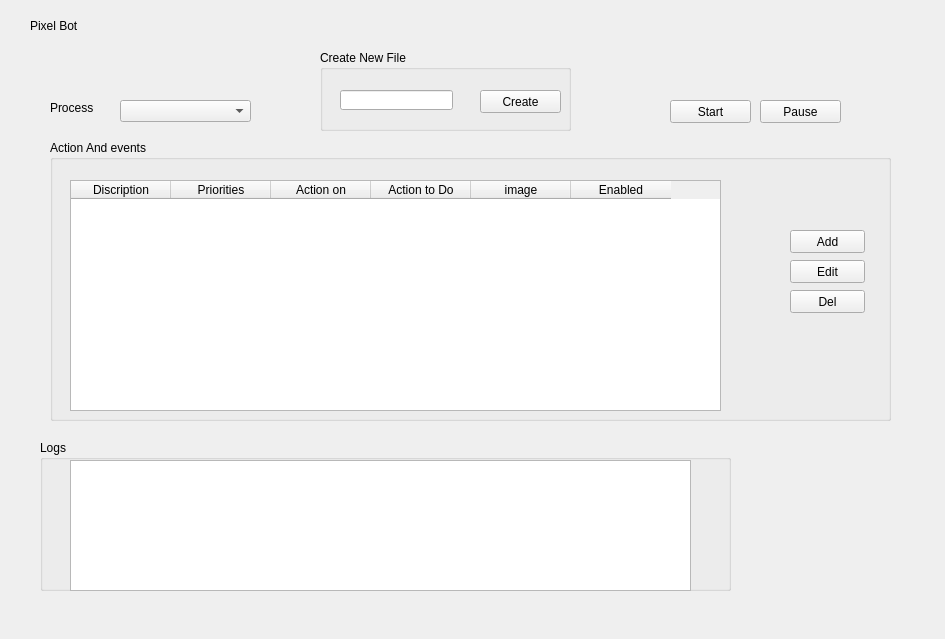
<?xml version="1.0" encoding="UTF-8"?>
<ui version="4.0">
 <class>Form</class>
 <widget class="QWidget" name="Form">
  <property name="geometry">
   <rect>
    <x>0</x>
    <y>0</y>
    <width>945</width>
    <height>639</height>
   </rect>
  </property>
  <property name="windowTitle">
   <string>Form</string>
  </property>
  <widget class="QComboBox" name="fileList">
   <property name="geometry">
    <rect>
     <x>120</x>
     <y>100</y>
     <width>131</width>
     <height>22</height>
    </rect>
   </property>
  </widget>
  <widget class="QLabel" name="label">
   <property name="geometry">
    <rect>
     <x>50</x>
     <y>100</y>
     <width>51</width>
     <height>16</height>
    </rect>
   </property>
   <property name="text">
    <string>Process</string>
   </property>
  </widget>
  <widget class="QPushButton" name="startButton">
   <property name="geometry">
    <rect>
     <x>670</x>
     <y>100</y>
     <width>81</width>
     <height>23</height>
    </rect>
   </property>
   <property name="text">
    <string>Start</string>
   </property>
  </widget>
  <widget class="QGroupBox" name="groupBox">
   <property name="geometry">
    <rect>
     <x>50</x>
     <y>140</y>
     <width>841</width>
     <height>281</height>
    </rect>
   </property>
   <property name="title">
    <string>Action And events</string>
   </property>
   <widget class="QTableWidget" name="detailTable">
    <property name="geometry">
     <rect>
      <x>20</x>
      <y>40</y>
      <width>651</width>
      <height>231</height>
     </rect>
    </property>
    <column>
     <property name="text">
      <string>Discription</string>
     </property>
    </column>
    <column>
     <property name="text">
      <string>Priorities</string>
     </property>
    </column>
    <column>
     <property name="text">
      <string>Action on</string>
     </property>
    </column>
    <column>
     <property name="text">
      <string>Action to Do</string>
     </property>
    </column>
    <column>
     <property name="text">
      <string>image</string>
     </property>
    </column>
    <column>
     <property name="text">
      <string>Enabled</string>
     </property>
    </column>
   </widget>
   <widget class="QPushButton" name="deleteButton">
    <property name="geometry">
     <rect>
      <x>740</x>
      <y>150</y>
      <width>75</width>
      <height>23</height>
     </rect>
    </property>
    <property name="text">
     <string>Del</string>
    </property>
   </widget>
   <widget class="QPushButton" name="editButton">
    <property name="geometry">
     <rect>
      <x>740</x>
      <y>120</y>
      <width>75</width>
      <height>23</height>
     </rect>
    </property>
    <property name="text">
     <string>Edit</string>
    </property>
   </widget>
   <widget class="QPushButton" name="addButton">
    <property name="geometry">
     <rect>
      <x>740</x>
      <y>90</y>
      <width>75</width>
      <height>23</height>
     </rect>
    </property>
    <property name="text">
     <string>Add</string>
    </property>
   </widget>
  </widget>
  <widget class="QLabel" name="label_2">
   <property name="geometry">
    <rect>
     <x>30</x>
     <y>10</y>
     <width>181</width>
     <height>31</height>
    </rect>
   </property>
   <property name="styleSheet">
    <string notr="true">font: 75 18pt &quot;Segoe UI&quot;;
</string>
   </property>
   <property name="text">
    <string>Pixel Bot</string>
   </property>
  </widget>
  <widget class="QGroupBox" name="groupBox_2">
   <property name="geometry">
    <rect>
     <x>40</x>
     <y>440</y>
     <width>691</width>
     <height>151</height>
    </rect>
   </property>
   <property name="title">
    <string>Logs</string>
   </property>
   <widget class="QTextEdit" name="logs">
    <property name="geometry">
     <rect>
      <x>30</x>
      <y>20</y>
      <width>621</width>
      <height>131</height>
     </rect>
    </property>
   </widget>
  </widget>
  <widget class="QLabel" name="label_3">
   <property name="geometry">
    <rect>
     <x>260</x>
     <y>100</y>
     <width>47</width>
     <height>13</height>
    </rect>
   </property>
   <property name="text">
    <string/>
   </property>
  </widget>
  <widget class="QGroupBox" name="groupBox_3">
   <property name="geometry">
    <rect>
     <x>320</x>
     <y>50</y>
     <width>251</width>
     <height>81</height>
    </rect>
   </property>
   <property name="title">
    <string>Create New File</string>
   </property>
   <widget class="QPushButton" name="createButton">
    <property name="geometry">
     <rect>
      <x>160</x>
      <y>40</y>
      <width>81</width>
      <height>23</height>
     </rect>
    </property>
    <property name="text">
     <string>Create</string>
    </property>
   </widget>
   <widget class="QLineEdit" name="craeteFileInput">
    <property name="geometry">
     <rect>
      <x>20</x>
      <y>40</y>
      <width>113</width>
      <height>20</height>
     </rect>
    </property>
   </widget>
  </widget>
  <widget class="QPushButton" name="pauseButton">
   <property name="geometry">
    <rect>
     <x>760</x>
     <y>100</y>
     <width>81</width>
     <height>23</height>
    </rect>
   </property>
   <property name="text">
    <string>Pause</string>
   </property>
  </widget>
 </widget>
 <resources/>
 <connections/>
</ui>
